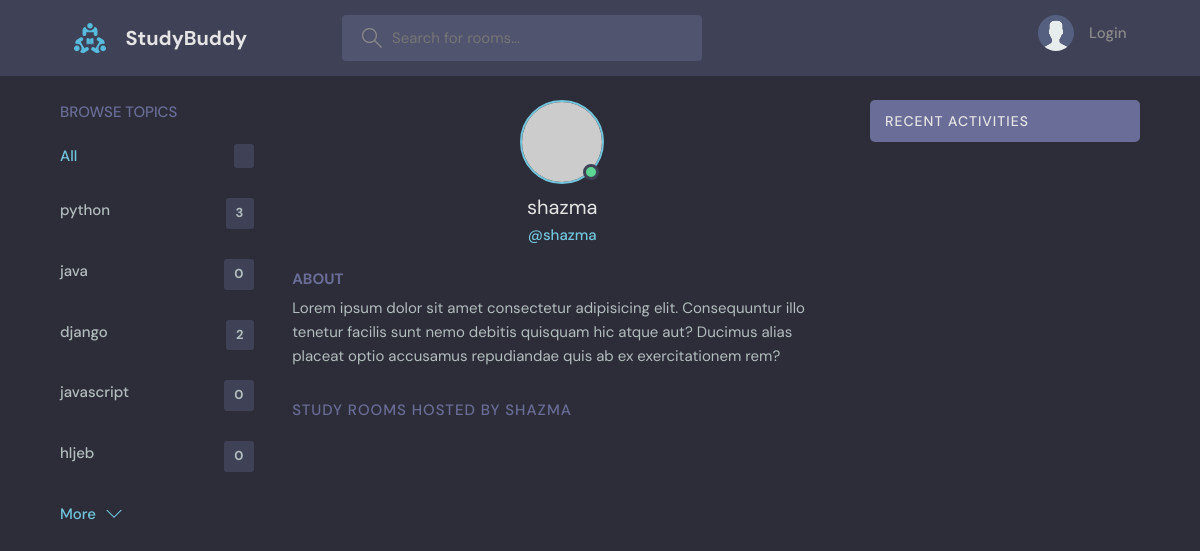
Page /profile/5/ on the earlier database version.
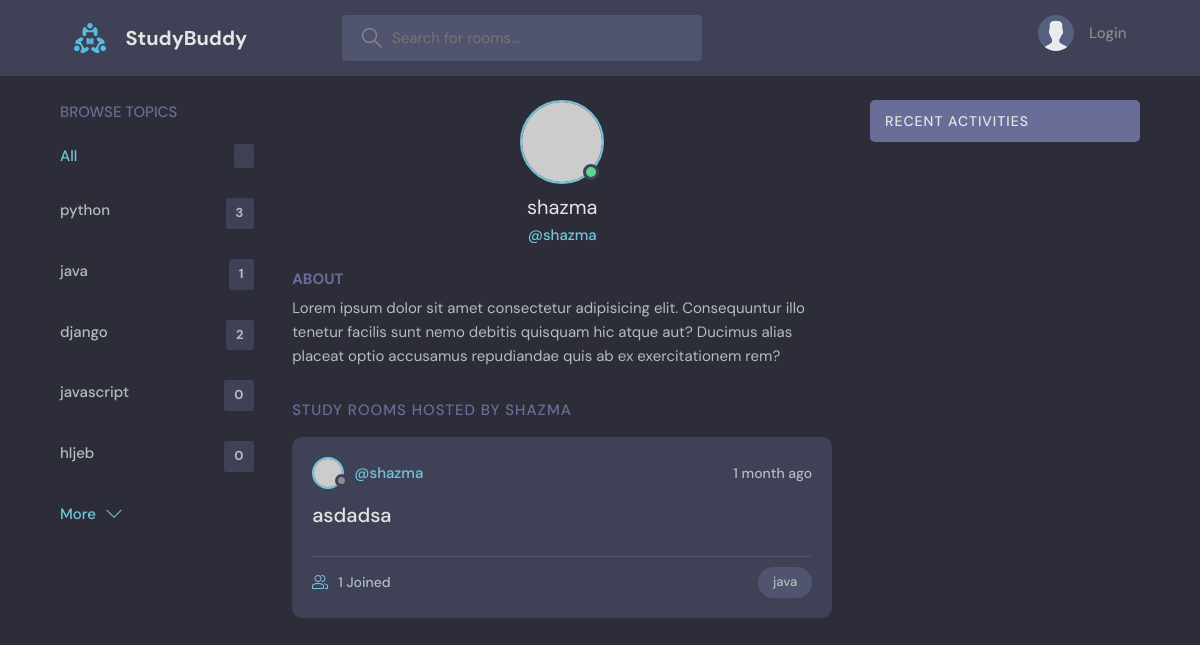
Same page on the later database version.
### base/models.py (models this page shows, shortened)
class Topic(models.Model):
    name = models.CharField(max_length=200)

class Room(models.Model):
    host = models.ForeignKey(User, on_delete=models.SET_NULL, null=True)
    topic = models.ForeignKey(Topic, on_delete=models.SET_NULL, null=True)
    name = models.CharField(max_length=200)
    description = models.TextField(null=True, blank=True)
    participants = models.ManyToManyField(
        User, related_name='participants', blank=True)
    updated = models.DateTimeField(auto_now=True)
    created = models.DateTimeField(auto_now_add=True)
    class Meta:
        ordering = ['-updated', '-created']

### base/views.py (the view)
# urls.py: path('profile/<str:pk>/', views.userProfile, name="userProfile"),
def userProfile(request, pk):
    user = User.objects.get(id=pk)
    rooms = user.room_set.all()
    room_messages = user.message_set.all()
    topics = Topic.objects.all()
    context = {'user': user, 'rooms': rooms,
               'room_messages': room_messages, 'topics': topics}
    return render(request, 'base/profile.html', context)

### base/templates/base/profile.html (shortened to what this page needs)
{% extends 'main.html' %} {% block content %}
  <main class="profile-page layout layout--3">
    <div class="container">
      {% include 'base/topics_components.html' %}
      <div class="roomList">
        <div class="profile">
          <div class="profile__avatar">
            <div class="avatar avatar--large active">
              <img src="https://randomuser.me/api/portraits/men/11.jpg" />
            </div>
          </div>
          <div class="profile__info">
            <h3>{{user.username}}</h3>
            <p>@{{user.username}}</p>
          </div>
          <div class="profile__about">
            <h3>About</h3>
            <p>
              Lorem ipsum dolor sit amet consectetur adipisicing elit. Consequuntur illo tenetur
              facilis sunt nemo debitis quisquam hic atque aut? Ducimus alias placeat optio
              accusamus repudiandae quis ab ex exercitationem rem?
            </p>
          </div>
        </div>
        <div class="roomList__header">
          <div>
            <h2>Study Rooms Hosted by {{user.username}}</a>
            </h2>
          </div>
        </div>
        {% include 'base/feed_components.html' %}
      </div>
      {% include 'base/activity_components.html' %}
    </div>
  </main>
  {% endblock content %}

### templates/main.html (shortened to what this page needs)
<!DOCTYPE html>
{% load static %}
<html lang="en">
  <head>
    <link rel="stylesheet" href="{% static 'styles/style.css'%}" />
  </head>
  <body>
    {% include 'navbar.html' %}  {% block content %}{% endblock content %}
  </body>
</html>

### templates/navbar.html (shortened to what this page needs)
{% load static %}
<header class="header header--loggedIn">
  <div class="container">
    <a href="{% url 'home'%}" class="header__logo">
      <img src="{% static 'images/logo.svg' %}" />
      <h1>StudyBuddy</h1>
    </a>
    <form class="header__search" method="GET" action={% url 'home'%}>
      <label>
        <input name="q"placeholder="Search for rooms..." />
      </label>
    <nav class="header__menu">
      {% if request.user.is_authenticated %}
      <div class="header__user">
        <a href="{%url 'userProfile' request.user.id%}">
          <div class="avatar avatar--medium active">
            <img src="https://randomuser.me/api/portraits/men/37.jpg" />
          </div>
          <p>{{request.user.username}} <span>@{{request.user.username}}</span></p>
        </a>
        <button class="dropdown-button">
          <svg
            version="1.1"
            xmlns="http://www.w3.org/2000/svg"
            width="32"
            height="32"
            viewBox="0 0 32 32"
          >
            <title>chevron-down</title>
            <path d="M16 21l-13-13h-3l16 16 16-16h-3l-13 13z"></path>
          </svg>
        </button>
      </div>
      {% else %}
        <a href="{% url 'login'%}">
          <img src="{% static 'images/avatar.svg'%}" />
          <p>Login</p>
        </a>
      {% endif %}
    </nav>
  </div>
</header>

### base/templates/base/topics_components.html
<div class="topics">
  <div class="topics__header">
    <h2>Browse Topics</h2>
  </div>
  <ul class="topics__list">
    <li>
      <a href="{%url 'home'%}" class="active"
        >All <span>{{topic.count}}</span></a
      >
    </li>
    {%for topic in topics%}
    <li>
      <a href="{% url 'home'%}?q={{topic.name}}"
        >{{topic.name}} <span>{{topic.room_set.all.count}}</span></a
      >
    </li>
    {% endfor %}
  </ul>
  <a class="btn btn--link" href="{% url 'topics'%}">
    More
    <svg
      version="1.1"
      xmlns="http://www.w3.org/2000/svg"
      width="32"
      height="32"
      viewBox="0 0 32 32"
    >
      <title>chevron-down</title>
      <path d="M16 21l-13-13h-3l16 16 16-16h-3l-13 13z"></path>
    </svg>
  </a>
</div>

### base/templates/base/feed_components.html (shortened to what this page needs)
{% for room in rooms %}
<div class="roomListRoom">
  <div class="roomListRoom__header">
    <a href="{% url 'userProfile' room.host.id%}" class="roomListRoom__author">
      <div class="avatar avatar--small">
        <img src="https://randomuser.me/api/portraits/women/11.jpg" />
      </div>
      <span>@{{room.host.username}}</span>
    </a>
    <div class="roomListRoom__actions">
      <span>{{room.created|timesince}} ago</span>
    </div>
  </div>
  <div class="roomListRoom__content">
    <a href="{% url 'room' room.id%}">{{room.name}}</a>
  </div>
  <div class="roomListRoom__meta">
    <a href="{% url 'room' room.id%}" class="roomListRoom__joined">
      {{room.participants.all.count}} Joined
    </a>
    <p class="roomListRoom__topic">{{room.topic.name}}</p>
  </div>
</div>
{% endfor %}

### base/templates/base/activity_components.html (shortened to what this page needs)
<div class="activities">
  <div class="activities__header">
    <h2>Recent Activities</h2>
  </div>
</div>

Differences in the rows shown:
computed for Topic "java": room_set.all.count "0" → "1"
added Room: host.username "shazma", created "1 month", name "asdadsa", participants.all.count "1", topic.name "java"
